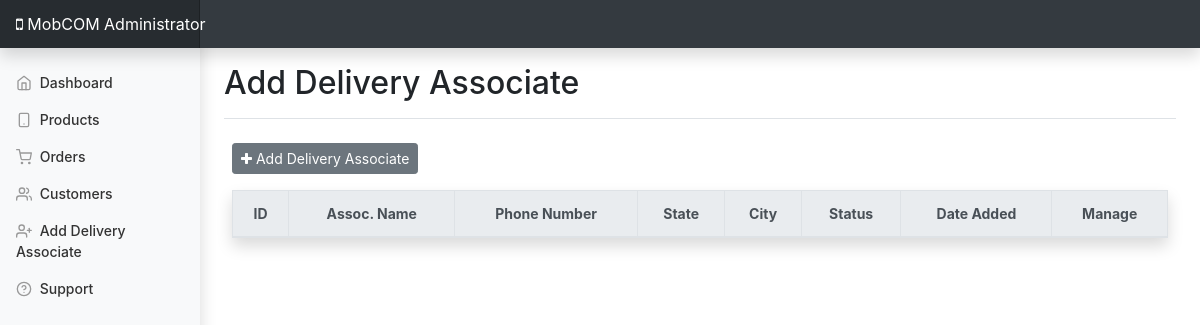
Before: /admin/dashboard/delivery.php with the older database file.
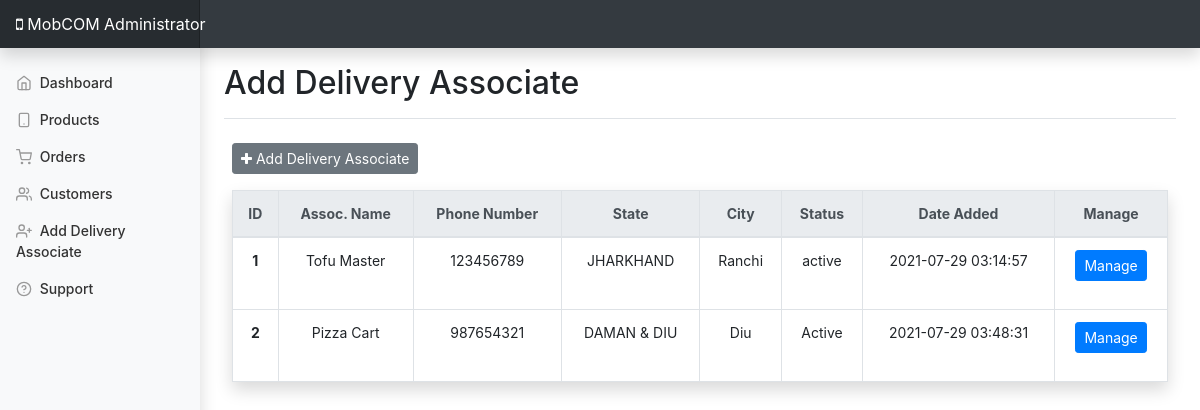
After: the same page with the newer database file.
### tables this page shows
CREATE TABLE `delivery_master` (
  `deli_id` int(11) NOT NULL,
  `deli_name` varchar(255) NOT NULL,
  `deli_phone` int(11) NOT NULL,
  `deli_password` varchar(255) NOT NULL,
  `state_id` int(11) NOT NULL,
  `city_id` int(11) NOT NULL,
  `deli_status` varchar(25) NOT NULL,
  `date_added` datetime NOT NULL DEFAULT current_timestamp()
);

CREATE TABLE `state_master` (
  `state_id` int(11) NOT NULL,
  `state_name` varchar(50) NOT NULL
);

CREATE TABLE `cities_master` (
  `city_id` int(11) NOT NULL,
  `city_name` varchar(255) NOT NULL,
  `state_id` int(11) NOT NULL
);

### admin/dashboard/delivery.php (shortened to what this page needs)
<!doctype html>
<html lang="en">
<head>
    <?php
    require('../admin-modules/header.php');
    ?>
</head>
<body>
    <?php
    require('../admin-modules/navbar.php');
    ?>
    <div class="container-fluid">
        <div class="row">
            <?php
            require('../admin-modules/sidebar.php');
            ?>
            <main role="main" class="col-md-9 ml-sm-auto col-lg-10 px-md-4">
                <div class="d-flex justify-content-between flex-wrap flex-md-nowrap align-items-center pt-3 pb-2 mb-3 border-bottom">
                    <h1 class="h2">Add Delivery Associate</h1>
                </div>
                <div class="container-fluid p-2">
                    <button type="button" class="btn btn-secondary btn-sm mb-3" data-toggle="modal" data-target="#addDelivery">
                        <i class="fa fa-plus" aria-hidden="true"></i>
                        Add Delivery Associate
                    </button>
                    <?php
                    require('../admin-modules/add-delivery.php');
                    ?>
                    <table class="table table-hover table-bordered table-responsive-sm shadow" data-toggle="table" data-pagination="true" data-search="true" data-advanced-search="true" data-id-table="advancedTable">
                        <thead class="text-center thead-light">
                            <tr>
                                <th data-sortable="true" scope="col">ID</th>
                                <th data-sortable="true" data-field="<?php $row->deli_name ?>" scope="col">Assoc. Name</th>
                                <th data-sortable="true" data-field="<?php $row->deli_phone ?>" scope="col">Phone Number</th>
                                <th data-sortable="true" data-field="<?php $row->state_name ?>" scope="col">State</th>
                                <th data-sortable="true" data-field="<?php $row->city_name ?>" scope="col">City</th>
                                <th data-sortable="true" data-field="<?php $row->Deli_status ?>" scope="col">Status</th>
                                <th data-sortable="true" data-field="<?php $row->Deli_status ?>" scope="col">Date Added</th>
                                <th scope="col">Manage</th>
                            </tr>
                        </thead>
                        <tbody class="text-center">
                            <?php
                            $query = "SELECT `delivery_master`.*, `state_master`.*, `cities_master`.*
                                      FROM `delivery_master`, `state_master`, `cities_master`
                                      WHERE `delivery_master`.`state_id` = `state_master`.`state_id`
                                      AND `delivery_master`.`city_id` = `cities_master`.`city_id`";
                            $res = mysqli_query($conn, $query);
                            while ($row = mysqli_fetch_object($res)) {
                                $json = json_encode($row);
                                echo "
                                <tr class='edit' data-json='$json'>
                                    <th scope='row'>$row->deli_id</th>
                                    <td>$row->deli_name</td>
                                    <td>$row->deli_phone</td>
                                    <td>$row->state_name</td>
                                    <td>$row->city_name</td>
                                    <td>$row->deli_status</td>
                                    <td>$row->date_added</td>
                                    <td class='align-middle'>
                                        <button id='edit' type='button' class='btn btn-primary btn-sm mb-3'>Manage</button>
                                    </td>
                                </tr>
                                ";
                            }
                            ?>
                        </tbody>
                    </table>
                </div>
            </main>
        </div>
    </div>
</body>
</html>

Changed rows visible on the page:
added delivery_master: deli_id "1", deli_name "Tofu Master", deli_phone "123456789", state.state_name "JHARKHAND", city.city_name "Ranchi", deli_status "active", date_added "2021-07-29 03:14:57"
added delivery_master: deli_id "2", deli_name "Pizza Cart", deli_phone "987654321", state.state_name "DAMAN & DIU", city.city_name "Diu", deli_status "Active", date_added "2021-07-29 03:48:31"
